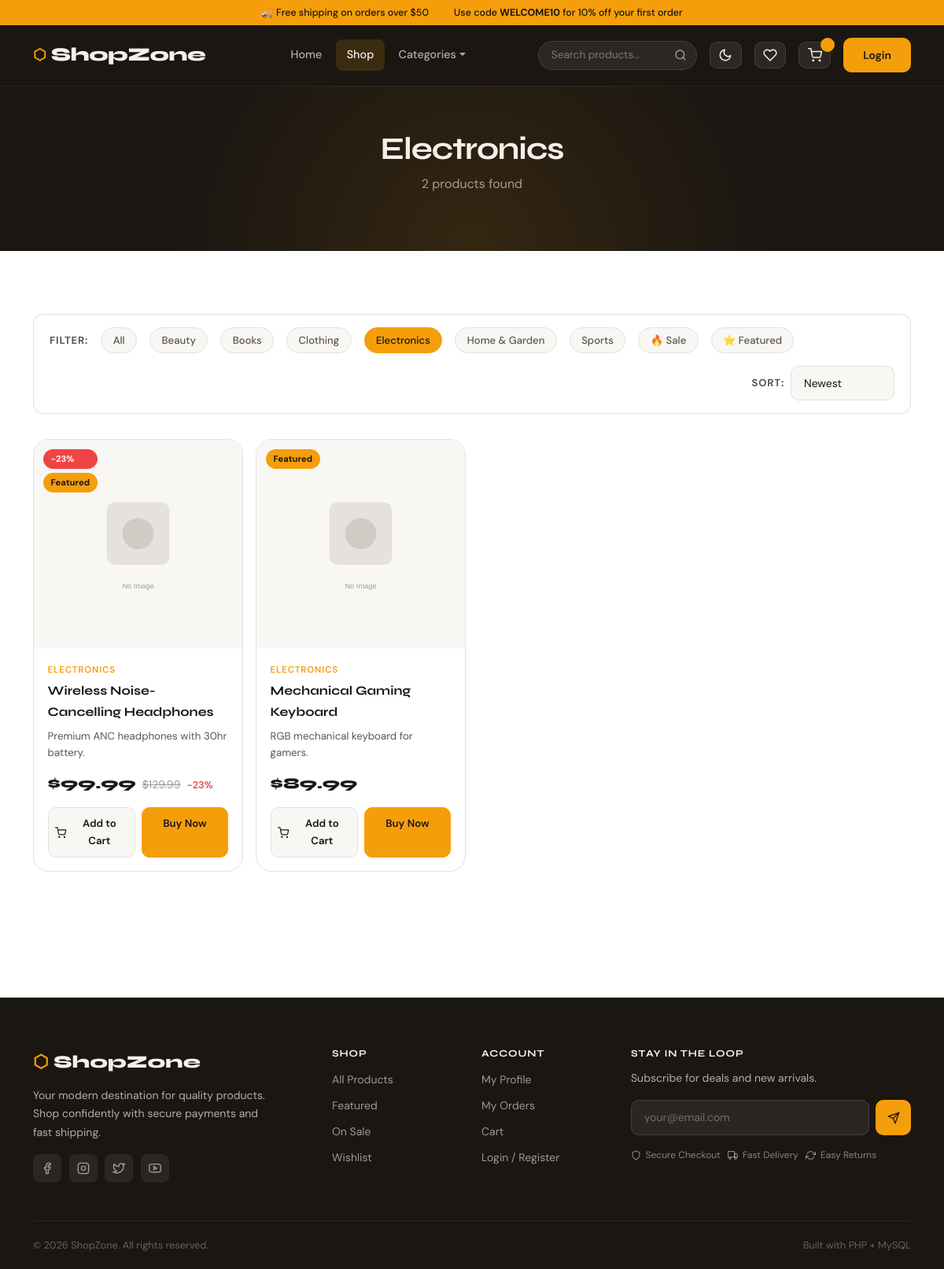
The page /pages/shop.php?category=1 on the database its author committed.
### tables this page shows
CREATE TABLE IF NOT EXISTS categories (
    id INT AUTO_INCREMENT PRIMARY KEY,
    name VARCHAR(100) NOT NULL,
    slug VARCHAR(100) UNIQUE NOT NULL,
    icon VARCHAR(50) DEFAULT 'tag',
    created_at TIMESTAMP DEFAULT CURRENT_TIMESTAMP
);

CREATE TABLE IF NOT EXISTS products (
    id INT AUTO_INCREMENT PRIMARY KEY,
    name VARCHAR(200) NOT NULL,
    slug VARCHAR(200) UNIQUE NOT NULL,
    price DECIMAL(10,2) NOT NULL,
    sale_price DECIMAL(10,2) DEFAULT NULL,
    description TEXT,
    short_description VARCHAR(500),
    image VARCHAR(255) DEFAULT NULL,
    gallery TEXT DEFAULT NULL,
    category_id INT,
    stock INT DEFAULT 0,
    promo_code VARCHAR(50) DEFAULT NULL,
    discount_percent INT DEFAULT 0,
    featured TINYINT(1) DEFAULT 0,
    created_at TIMESTAMP DEFAULT CURRENT_TIMESTAMP,
    FOREIGN KEY (category_id) REFERENCES categories(id) ON DELETE SET NULL
);

### includes/functions.php (called while the page is built, shortened)
<?php
function isLoggedIn(): bool  { return isset($_SESSION['user_id']); }
function sanitize(string $val): string { return htmlspecialchars(trim($val), ENT_QUOTES, 'UTF-8'); }
function getProductImage(string $image = ''): string {
    return SITE_URL . '/assets/images/placeholder.svg';
}
function formatPrice(float $price): string { return '$' . number_format($price, 2); }

### pages/shop.php (the view, shortened to what this page needs)
<?php
require_once __DIR__ . '/../includes/header.php';
$db = getDB();
$q        = trim($_GET['q'] ?? '');
$catId    = (int)($_GET['category'] ?? 0);
$sort     = $_GET['sort'] ?? 'newest';
$sale     = !empty($_GET['sale']);
$featured = !empty($_GET['featured']);
$page     = max(1, (int)($_GET['page'] ?? 1));
$perPage  = 12;
$offset   = ($page - 1) * $perPage;
$where  = ['p.stock > 0'];
$params = [];
if ($catId) { $where[] = "p.category_id = ?"; $params[] = $catId; }
$whereSQL = 'WHERE ' . implode(' AND ', $where);
$orderMap = [
    'newest'     => 'p.created_at DESC',
    'price_asc'  => 'p.price ASC',
    'price_desc' => 'p.price DESC',
    'rating'     => 'avg_rating DESC',
    'popular'    => 'review_count DESC',
];
$orderSQL = $orderMap[$sort] ?? $orderMap['newest'];
$countStmt = $db->prepare("SELECT COUNT(*) FROM products p LEFT JOIN categories c ON c.id = p.category_id $whereSQL");
$countStmt->execute($params);
$total = (int)$countStmt->fetchColumn();
$stmt = $db->prepare("
    SELECT p.*, c.name as cat_name,
           COALESCE(AVG(r.rating),0) as avg_rating,
           COUNT(r.id) as review_count
    FROM products p
    LEFT JOIN categories c ON c.id = p.category_id
    LEFT JOIN reviews r ON r.product_id = p.id
    $whereSQL
    GROUP BY p.id
    ORDER BY $orderSQL
    LIMIT $perPage OFFSET $offset
");
$stmt->execute($params);
$products = $stmt->fetchAll();
$categories = $db->query("SELECT * FROM categories ORDER BY name")->fetchAll();
$activeCat  = $catId ? $db->prepare("SELECT name FROM categories WHERE id=?") : null;
if ($activeCat) { $activeCat->execute([$catId]); $activeCat = $activeCat->fetchColumn(); }
?>
<div class="page-header">
  <h1><?= $q ? 'Search: "' . sanitize($q) . '"' : ($activeCat ?: 'All Products') ?></h1>
  <p><?= $total ?> product<?= $total != 1 ? 's' : '' ?> found</p>
</div>
<section class="section">
  <div class="container">
    <div class="filter-bar">
      <span class="filter-label">Filter:</span>
      <a class="filter-tag <?= !$catId && !$sale && !$featured ? 'active' : '' ?>" href="?<?= $q ? 'q='.urlencode($q).'&' : '' ?>sort=<?= $sort ?>">All</a>
      <?php foreach ($categories as $cat): ?>
      <a class="filter-tag <?= $catId == $cat['id'] ? 'active' : '' ?>"
         href="?category=<?= $cat['id'] ?>&sort=<?= $sort ?><?= $q ? '&q='.urlencode($q) : '' ?>"><?= sanitize($cat['name']) ?></a>
      <?php endforeach; ?>
      <a class="filter-tag <?= $sale ? 'active' : '' ?>" href="?sale=1&sort=<?= $sort ?>">🔥 Sale</a>
      <a class="filter-tag <?= $featured ? 'active' : '' ?>" href="?featured=1&sort=<?= $sort ?>">⭐ Featured</a>
      <div class="ms-auto d-flex align-items-center gap-2">
        <span class="filter-label">Sort:</span>
        <select class="form-control form-control-sm" style="width:auto;padding:.3rem .7rem"
                onchange="location.href=this.value">
          <?php
          $sorts = ['newest'=>'Newest','price_asc'=>'Price ↑','price_desc'=>'Price ↓','rating'=>'Top Rated','popular'=>'Most Reviewed'];
          foreach ($sorts as $k => $label):
            $url = '?' . http_build_query(array_merge($_GET, ['sort' => $k]));
          ?>
          <option value="<?= $url ?>" <?= $sort === $k ? 'selected' : '' ?>><?= $label ?></option>
          <?php endforeach; ?>
        </select>
      </div>
    </div>
    <?php if (empty($products)): ?>
    <div class="text-center py-5">
      <i data-feather="search" style="width:64px;height:64px;color:var(--text-3)"></i>
      <h3 class="mt-3">No products found</h3>
      <p class="text-muted">Try adjusting your filters or search query.</p>
      <a href="<?= SITE_URL ?>/pages/shop.php" class="btn btn-primary mt-2">Clear Filters</a>
    </div>
    <?php else: ?>
    <div class="row g-3">
      <?php foreach ($products as $p): ?>
      <div class="col-sm-6 col-lg-4 col-xl-3">
        <?php include __DIR__ . '/../includes/product_card.php'; ?>
      </div>
      <?php endforeach; ?>
    </div>
    <?php endif; ?>
  </div>
</section>
<?php require_once __DIR__ . '/../includes/footer.php'; ?>

### includes/header.php (shortened to what this page needs)
<?php
require_once __DIR__ . '/functions.php';
$cartCount     = getCartCount();
$currentPage   = basename($_SERVER['PHP_SELF'], '.php');
?>
<!DOCTYPE html>
<html lang="en" data-theme="light">
<head>
<link rel="stylesheet" href="https://cdn.jsdelivr.net/npm/bootstrap@5.3.2/dist/css/bootstrap.min.css">
<link rel="stylesheet" href="<?= SITE_URL ?>/assets/css/style.css">
</head>
<body>
<div class="topbar">
    <span>🚚 Free shipping on orders over $50</span>
    <span>Use code <strong>WELCOME10</strong> for 10% off your first order</span>
</div>
<nav class="navbar navbar-expand-lg main-nav" id="mainNav">
  <div class="container">
    <a class="navbar-brand" href="<?= SITE_URL ?>/index.php">
      <span class="brand-icon">⬡</span> <?= SITE_NAME ?>
    </a>
    <div class="collapse navbar-collapse" id="navMenu">
      <ul class="navbar-nav mx-auto gap-1">
        <li class="nav-item"><a class="nav-link <?= $currentPage==='index'?'active':'' ?>" href="<?= SITE_URL ?>/index.php">Home</a></li>
        <li class="nav-item"><a class="nav-link <?= $currentPage==='shop'?'active':'' ?>" href="<?= SITE_URL ?>/pages/shop.php">Shop</a></li>
        <li class="nav-item dropdown">
          <a class="nav-link dropdown-toggle" href="#" data-bs-toggle="dropdown">Categories</a>
            <?php
            $db = getDB();
            $cats = $db->query("SELECT * FROM categories ORDER BY name")->fetchAll();
            ?>
        </li>
      </ul>
      <div class="nav-actions d-flex align-items-center gap-3">
        <form class="nav-search" action="<?= SITE_URL ?>/pages/shop.php" method="GET">
          <input type="search" name="q" placeholder="Search products…" value="<?= sanitize($_GET['q'] ?? '') ?>">
          <button type="submit"><i data-feather="search"></i></button>
        </form>
        <button class="icon-btn" id="themeToggle" title="Toggle dark mode">
          <i data-feather="moon" id="themeIcon"></i>
        </button>
        <a href="<?= SITE_URL ?>/pages/wishlist.php" class="icon-btn" title="Wishlist">
          <i data-feather="heart"></i>
        </a>
        <a href="<?= SITE_URL ?>/pages/cart.php" class="icon-btn cart-btn" title="Cart">
          <i data-feather="shopping-cart"></i>
          <span class="badge" id="cartBadge"><?= $cartCount > 0 ? $cartCount : '' ?></span>
        </a>
        <?php if (isLoggedIn()): ?>
        <div class="dropdown">
          <button class="icon-btn user-btn" data-bs-toggle="dropdown">
            <i data-feather="user"></i>
            <span><?= sanitize($_SESSION['user_name']) ?></span>
          </button>
          <ul class="dropdown-menu dropdown-menu-end">
            <li><a class="dropdown-item" href="<?= SITE_URL ?>/pages/profile.php"><i data-feather="user"></i> Profile</a></li>
            <li><a class="dropdown-item" href="<?= SITE_URL ?>/pages/orders.php"><i data-feather="package"></i> Orders</a></li>
            <?php if (isAdmin()): ?>
            <li><hr class="dropdown-divider"></li>
            <li><a class="dropdown-item" href="<?= SITE_URL ?>/admin/dashboard.php"><i data-feather="layout"></i> Admin Panel</a></li>
            <?php endif; ?>
            <li><hr class="dropdown-divider"></li>
            <li><a class="dropdown-item text-danger" href="<?= SITE_URL ?>/pages/logout.php"><i data-feather="log-out"></i> Logout</a></li>
          </ul>
        </div>
        <?php else: ?>
        <a href="<?= SITE_URL ?>/pages/login.php" class="btn btn-primary btn-sm">Login</a>
        <?php endif; ?>
      </div>
    </div>
  </div>
</nav>
<main>

### includes/product_card.php (shortened to what this page needs)
<?php
$hasSale = !empty($p['sale_price']) && $p['sale_price'] < $p['price'];
$displayPrice = $hasSale ? $p['sale_price'] : $p['price'];
$discount = $hasSale ? round((1 - $p['sale_price'] / $p['price']) * 100) : 0;
?>
<div class="product-card">
  <div class="product-card-img">
    <a href="<?= SITE_URL ?>/pages/product.php?id=<?= $p['id'] ?>">
      <img src="<?= getProductImage($p['image'] ?? '') ?>" alt="<?= sanitize($p['name']) ?>" loading="lazy">
    </a>
    <div class="product-card-badges">
      <?php if ($hasSale): ?><span class="badge-sale">-<?= $discount ?>%</span><?php endif; ?>
      <?php if (!empty($p['featured'])): ?><span class="badge-new">Featured</span><?php endif; ?>
    </div>
  </div>
  <div class="product-card-body">
    <?php if (!empty($p['cat_name'])): ?>
    <div class="product-cat"><?= sanitize($p['cat_name']) ?></div>
    <?php endif; ?>
    <a href="<?= SITE_URL ?>/pages/product.php?id=<?= $p['id'] ?>" style="text-decoration:none;color:inherit">
      <div class="product-name"><?= sanitize($p['name']) ?></div>
    </a>
    <?php if (!empty($p['short_description'])): ?>
    <div class="product-desc"><?= sanitize($p['short_description']) ?></div>
    <?php endif; ?>
    <div class="product-price">
      <span class="price-current"><?= formatPrice($displayPrice) ?></span>
      <?php if ($hasSale): ?>
        <span class="price-original"><?= formatPrice($p['price']) ?></span>
        <span class="price-sale">-<?= $discount ?>%</span>
      <?php endif; ?>
    </div>
    <div class="product-card-footer">
      <button class="btn-cart" data-add-cart="<?= $p['id'] ?>">
        <i data-feather="shopping-cart"></i> Add to Cart
      </button>
      <a href="<?= SITE_URL ?>/pages/checkout.php?buy_now=<?= $p['id'] ?>" class="btn-buy">Buy Now</a>
    </div>
  </div>
</div>

### includes/footer.php (shortened to what this page needs)
</main>
<footer class="site-footer">
  <div class="container">
    <div class="row gy-4">
      <div class="col-lg-4">
        <a class="footer-brand" href="<?= SITE_URL ?>/index.php"><span>⬡</span> <?= SITE_NAME ?></a>
        <p>Your modern destination for quality products. Shop confidently with secure payments and fast shipping.</p>
        <div class="social-links">
          <a href="#"><i data-feather="facebook"></i></a>
          <a href="#"><i data-feather="instagram"></i></a>
          <a href="#"><i data-feather="twitter"></i></a>
          <a href="#"><i data-feather="youtube"></i></a>
        </div>
      </div>
      <div class="col-sm-6 col-lg-2">
        <h6>Shop</h6>
        <ul>
          <li><a href="<?= SITE_URL ?>/pages/shop.php">All Products</a></li>
          <li><a href="<?= SITE_URL ?>/pages/shop.php?featured=1">Featured</a></li>
          <li><a href="<?= SITE_URL ?>/pages/shop.php?sale=1">On Sale</a></li>
          <li><a href="<?= SITE_URL ?>/pages/wishlist.php">Wishlist</a></li>
        </ul>
      </div>
      <div class="col-sm-6 col-lg-2">
        <h6>Account</h6>
        <ul>
          <li><a href="<?= SITE_URL ?>/pages/profile.php">My Profile</a></li>
          <li><a href="<?= SITE_URL ?>/pages/orders.php">My Orders</a></li>
          <li><a href="<?= SITE_URL ?>/pages/cart.php">Cart</a></li>
          <li><a href="<?= SITE_URL ?>/pages/login.php">Login / Register</a></li>
        </ul>
      </div>
      <div class="col-lg-4">
        <h6>Stay in the loop</h6>
        <p>Subscribe for deals and new arrivals.</p>
        <form class="newsletter-form" onsubmit="return false">
          <input type="email" placeholder="your@email.com">
          <button type="submit"><i data-feather="send"></i></button>
        </form>
        <div class="trust-badges mt-3">
          <span><i data-feather="shield"></i> Secure Checkout</span>
          <span><i data-feather="truck"></i> Fast Delivery</span>
          <span><i data-feather="refresh-cw"></i> Easy Returns</span>
        </div>
      </div>
    </div>
    <div class="footer-bottom">
      <span>&copy; <?= date('Y') ?> <?= SITE_NAME ?>. All rights reserved.</span>
      <span>Built with PHP + MySQL</span>
    </div>
  </div>
</footer>
</body>
</html>

### rows shown on the page
categories: name "Electronics"
categories: name "Beauty"
categories: name "Books"
categories: name "Clothing"
categories: name "Home & Garden"
categories: name "Sports"
products: discount "23", featured "Featured", category.name "ELECTRONICS", name "Wireless Noise-Cancelling Headphones", short_description "Premium ANC headphones with 30hr battery.", formatPrice($displayPrice) "$99.99", price "$129.99"
products: featured "Featured", category.name "ELECTRONICS", name "Mechanical Gaming Keyboard", short_description "RGB mechanical keyboard for gamers.", formatPrice($displayPrice) "$89.99"

### other values the page prints
SITE_NAME "ShopZone"
$total "2"
form field value "Newest"
